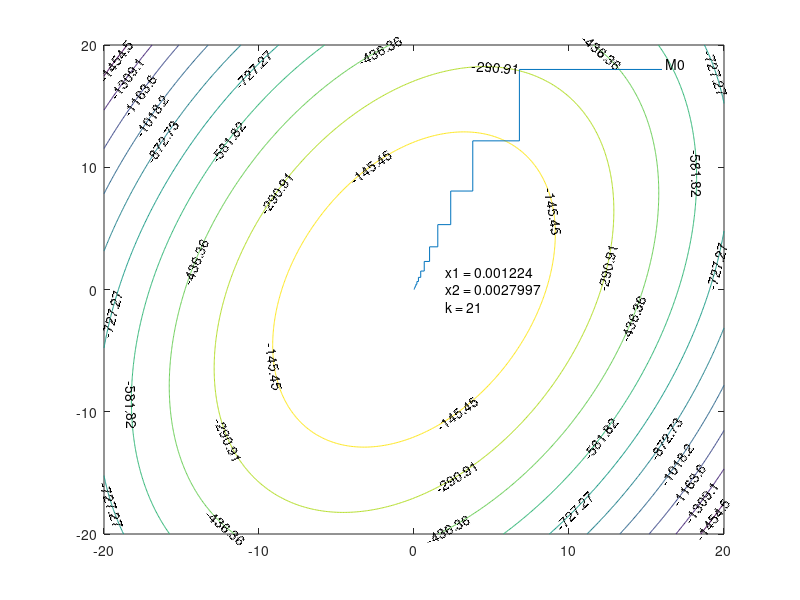

This figure's MATLAB source:
c1 = -2;
c2 = -1;
c12 = 1;
g = 0.2;
d = 0.01;


x1 = 16;
x2 = 18;

k = 1;
kmax = 100;

x1trace = [x1];
x2trace = [x2];

i=2;
while k<kmax;
    gr1 = 2*c1*x1 + c12*x2;
    x1 = x1+g*gr1;
    
    x1trace(i) = x1;
    x2trace(i) = x2;
    i = i+1;
    
    gr2 = 2*c2*x2 +c12*x1;
    x2 = x2+g*gr2;
    x1trace(i) = x1;
    x2trace(i) = x2;
    i = i+1;

    if sqrt(gr1^2 + gr2^2) <= d;
        break;
    end
    k = k+1;
end

x = -20 : 0.1 : 20;
y = -20 : 0.1 : 20;
[X, Y] = meshgrid(x,y);
Z = c1*X.^2 + c2*Y.^2 + c12*X.*Y;
[C, h] = contour(X, Y, Z);
clabel(C, h);
hold on;

plot(x1trace, x2trace, '-');
text(x1trace(1) + 0.2, x2trace(1) + 0.5, 'M0');
text(x1 + 2, x2, ...
    strvcat(['x1 = ' num2str(x1)],...
            ['x2 = ' num2str(x2)],...
            ['k = ' num2str(k)]));